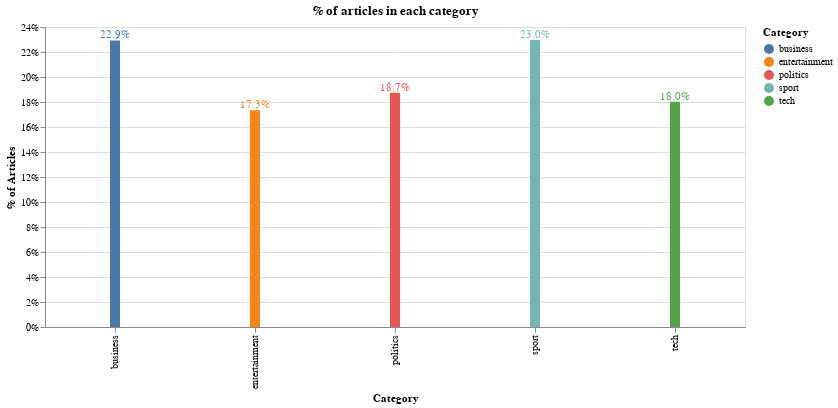

Here is the notebook cell this chart was saved with:
### Code cell
df['id']=1
df2=pd.DataFrame(df.groupby('Category').count()['id']).reset_index()

bars = alt.Chart(df2).mark_bar(size=10).encode(
    x=alt.X("Category"),
    y=alt.Y("PercentOfTotal:Q", axis=alt.Axis(format='.0%', title='% of Articles')),
    tooltip=[alt.Tooltip('count()', title='Number of articles'), 'Category'],
    color='Category'
).transform_window(
    TotalArticles='sum(id)',
    frame=[None, None]
).transform_calculate(
    PercentOfTotal="datum.id / datum.TotalArticles"
)
text = bars.mark_text(
    align='center', 
    baseline='bottom').encode(
        text=alt.Text('PercentOfTotal:Q', format='.1%')
    )
(bars+text).interactive().properties(
    height=300,
    width=700,
    title="% of articles in each category",
)

### Figure 1 — Vega-Lite specification as saved in the notebook (floating-point values rounded to 4 significant figures)
{"config": {"view": {"continuousWidth": 400, "continuousHeight": 300}}, "layer": [{"mark": {"type": "bar", "size": 10}, "encoding": {"color": {"field": "Category", "type": "nominal"}, "tooltip": [{"aggregate": "count", "title": "Number of articles", "type": "quantitative"}, {"field": "Category", "type": "nominal"}], "x": {"field": "Category", "type": "nominal"}, "y": {"axis": {"format": ".0%", "title": "% of Articles"}, "field": "PercentOfTotal", "type": "quantitative"}}, "selection": {"selector002": {"type": "interval", "bind": "scales", "encodings": ["x", "y"]}}, "transform": [{"window": [{"op": "sum", "field": "id", "as": "TotalArticles"}], "frame": [null, null]}, {"calculate": "datum.id / datum.TotalArticles", "as": "PercentOfTotal"}]}, {"mark": {"type": "text", "align": "center", "baseline": "bottom"}, "encoding": {"color": {"field": "Category", "type": "nominal"}, "text": {"field": "PercentOfTotal", "format": ".1%", "type": "quantitative"}, "tooltip": [{"aggregate": "count", "title": "Number of articles", "type": "quantitative"}, {"field": "Category", "type": "nominal"}], "x": {"field": "Category", "type": "nominal"}, "y": {"axis": {"format": ".0%", "title": "% of Articles"}, "field": "PercentOfTotal", "type": "quantitative"}}, "transform": [{"window": [{"op": "sum", "field": "id", "as": "TotalArticles"}], "frame": [null, null]}, {"calculate": "datum.id / datum.TotalArticles", "as": "PercentOfTotal"}]}], "data": {"name": "data-9a2e07ae41b2eda4f5b2023b1a5c9d3a"}, "height": 300, "title": "% of articles in each category", "width": 700, "$schema": "https://vega.github.io/schema/vega-lite/v4.17.0.json", "datasets": {"data-9a2e07ae41b2eda4f5b2023b1a5c9d3a": [{"Category": "business", "id": 510}, {"Category": "entertainment", "id": 386}, {"Category": "politics", "id": 417}, {"Category": "sport", "id": 511}, {"Category": "tech", "id": 401}]}}
